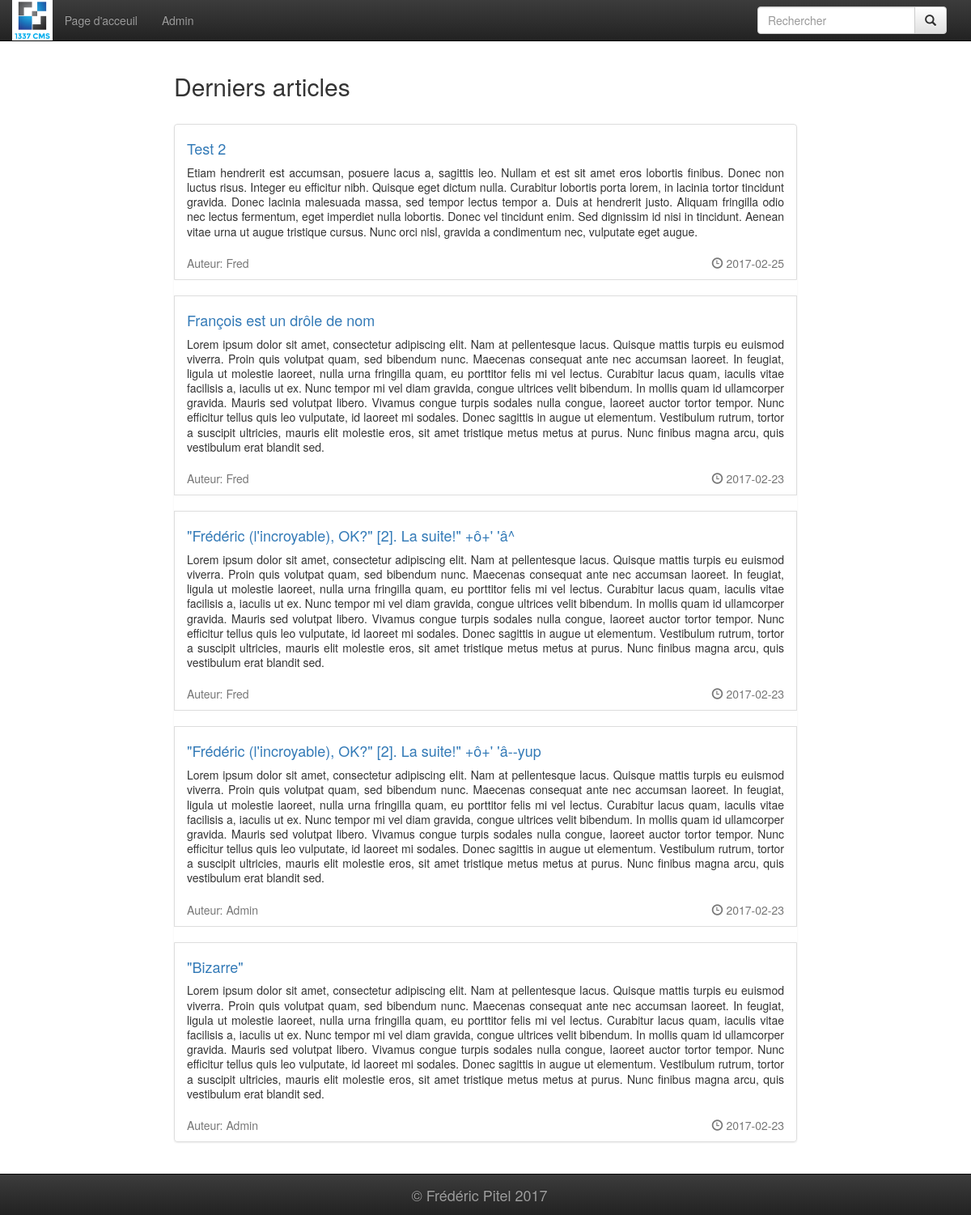
Before: / with the older database file.
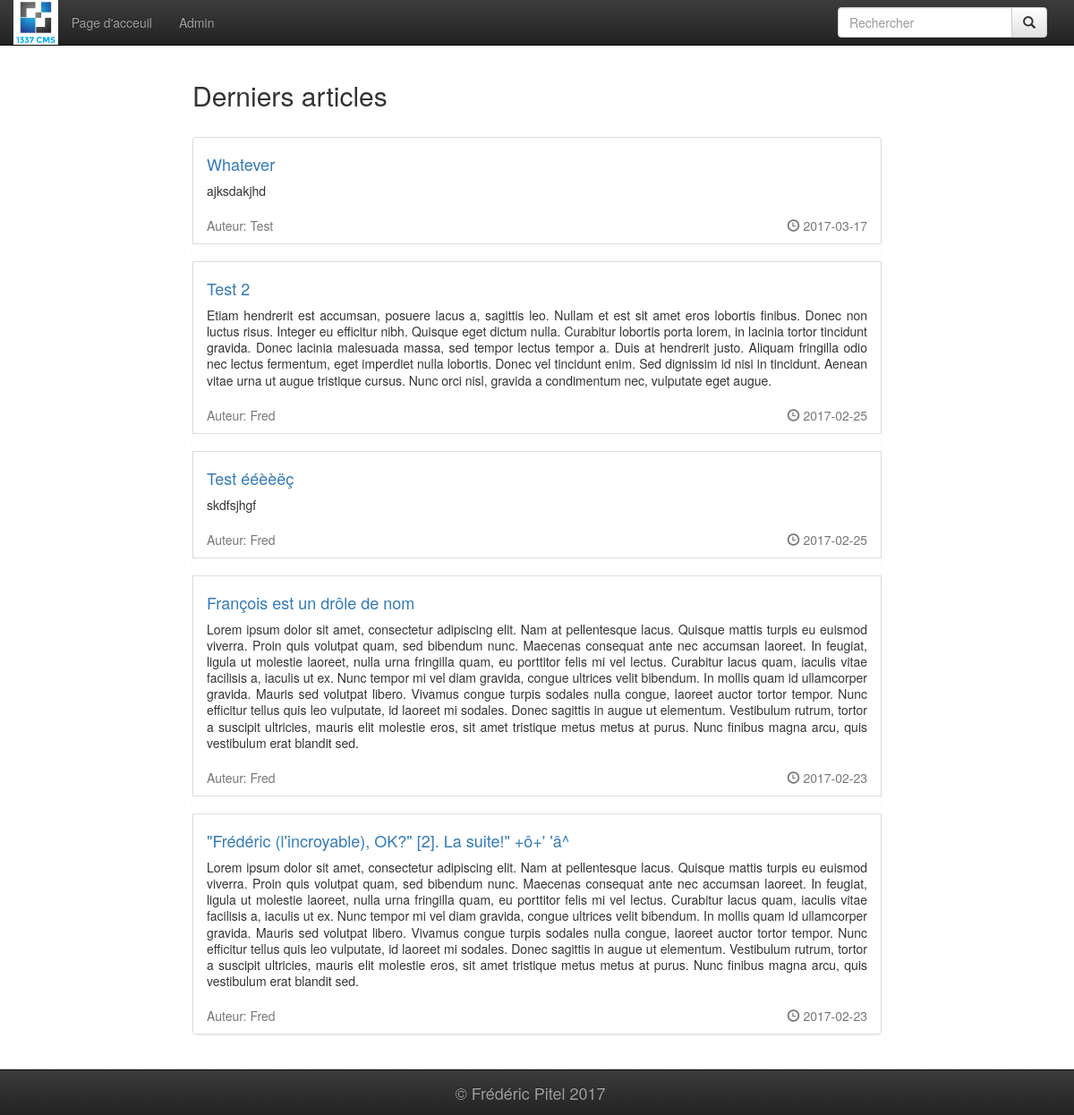
After: the same page with the newer database file.
### tables this page shows
CREATE TABLE article (
  id integer primary key,
  titre varchar(100),
  identifiant varchar(50),
  auteur varchar(100),
  date_publication text,
  paragraphe varchar(500)
);

### index.py (the view)
@app.route('/')
def page_accueil():
    articles = get_db().get_derniers_articles()
    return render_template('acceuil.html',
                           articles=articles)

### database.py (called while the page is built)
    def get_connection(self):
        if self.connection is None:
            self.connection = sqlite3.connect(PATH_TO_DB)
        return self.connection

    def disconnect(self):
        if self.connection is not None:
            self.connection.close()

    def get_derniers_articles(self):
        cursor = self.get_connection().cursor()
        cursor.execute("SELECT * FROM article "
                       "WHERE date_publication <= '{}'"
                       "ORDER BY date_publication DESC LIMIT 5;"
                       .format(self.get_date()))
        return [Article(row) for row in cursor.fetchall()]

    def get_date(self):
        return datetime.date.today().isoformat()

### index.py (called while the page is built)
def get_db():
    db = getattr(g, '_database', None)
    if db is None:
        g._database = Database()
    return g._database

@app.teardown_appcontext
def close_connection(exception):
    db = getattr(g, '_database', None)
    if db is not None:
        db.disconnect()

### templates/acceuil.html
{% extends "wrapper.html" %}
{% block content %}
    <h2>Derniers articles</h2><br/>
    {% if not articles %}
        <h3>Aucun article.</h3>
    {% else %}
        <ul class="list-group">
            {% for article in articles %}
                <li class="list-group-item">
                    <h4><a href="/article/{{ article.identifiant }}" class="list-group-item-heading">{{ article.titre }}</a></h4>
                    <p class ="list-group-item-text" style="text-align:justify;">{{ article.paragraphe }}</p><br/>
                    <div class="row text-muted">
                        <div class="col-md-6">Auteur: {{ article.auteur }}</div>
                        <div class="col-md-6 text-right"><span class="glyphicon glyphicon-time"></span> {{ article.date }}</div>
                    </div>
                </li>
                {% if not loop.last %}
                    <br/>
                {% endif %}
            {% endfor %}
        </ul>
    {% endif %}
{% endblock %}

### templates/wrapper.html (shortened to what this page needs)
<!DOCTYPE html>
<html lang="fr">
    <head>
        <link href="/css/tp1.css" rel="stylesheet" />
        <link href="/bootstrap/css/bootstrap.min.css" rel="stylesheet">
        <link href="/bootstrap/css/bootstrap-theme.min.css" rel="stylesheet" />
    </head>
    <body>
        <header class="navbar navbar-inverse navbar-fixed-top">
            <div class="container">
                <nav>
                    <a href="/" class="navbar-brand" style="padding:0"><img src="/image/logo.png"/></a>
                    <ul class="nav navbar-nav">
                        <li><a href="/">Page d'acceuil</a></li>
                        <li><a href="/admin">Admin</a></li>
                    </ul>
                    <form class="navbar-form navbar-right" action="/rechercher" method="GET">
                        <div class="input-group">
                            <input type="text" class="form-control" placeholder="Rechercher" name="recherche">
                            <div class="input-group-btn">
                                <button class="btn btn-default" type="submit"><i class="glyphicon glyphicon-search"></i></button>
                            </div>
                        </div>
                    </form>
                </nav>
            </div>
        </header>
        <article style="margin-top:5em;margin-bottom:5em;">
            <div class="container-fluid">
                <div class="row">
                    <div class="col-md-8 col-md-offset-2">
                        {% block content %}{% endblock %}
                    </div>
                </div>
            </div>
        </article>
        <footer class="navbar navbar-inverse navbar-fixed-bottom">
            <div class="container text-center">
                <nav>
                    <div class="navbar-brand" style="float: none;">&copy; Frédéric Pitel 2017</div>
                </nav>
            </div>
        </footer>
    </body>
</html>

### static/css/tp1.css (style rules this page uses)
.navbar img { height: 50px; }

Changed rows visible on the page:
no longer on this page (row unchanged): article: titre "\"Frédéric (l'incroyable), OK?\" [2]. La suite!\" +ô+' 'â--yup", paragraphe "Lorem ipsum dolor sit amet, consectetur adipiscing elit. Nam at pellentesque lacus. Quisque mattis turpis eu euismod viverra. Proin quis volutpat quam, sed bibendum nunc. Maecenas consequat ante nec accumsan laoreet. In feugiat, ligula ut molestie laoreet, nulla urna fringilla quam, eu porttitor felis mi vel lectus. Curabitur lacus quam, iaculis vitae facilisis a, iaculis ut ex. Nunc tempor mi vel diam gravida, congue ultrices velit bibendum. In mollis quam id ullamcorper gravida. Mauris sed volutpat libero. Vivamus congue turpis sodales nulla congue, laoreet auctor tortor tempor. Nunc efficitur tellus quis leo vulputate, id laoreet mi sodales. Donec sagittis in augue ut elementum.…", auteur "Admin", date "2017-02-23"
no longer on this page (row unchanged): article: titre "\"Bizarre\"", paragraphe "Lorem ipsum dolor sit amet, consectetur adipiscing elit. Nam at pellentesque lacus. Quisque mattis turpis eu euismod viverra. Proin quis volutpat quam, sed bibendum nunc. Maecenas consequat ante nec accumsan laoreet. In feugiat, ligula ut molestie laoreet, nulla urna fringilla quam, eu porttitor felis mi vel lectus. Curabitur lacus quam, iaculis vitae facilisis a, iaculis ut ex. Nunc tempor mi vel diam gravida, congue ultrices velit bibendum. In mollis quam id ullamcorper gravida. Mauris sed volutpat libero. Vivamus congue turpis sodales nulla congue, laoreet auctor tortor tempor. Nunc efficitur tellus quis leo vulputate, id laoreet mi sodales. Donec sagittis in augue ut elementum.…", auteur "Admin", date "2017-02-23"
added article: titre "Whatever", paragraphe "ajksdakjhd", auteur "Test", date "2017-03-17"
added article: titre "Test ééèèëç", paragraphe "skdfsjhgf", auteur "Fred", date "2017-02-25"
